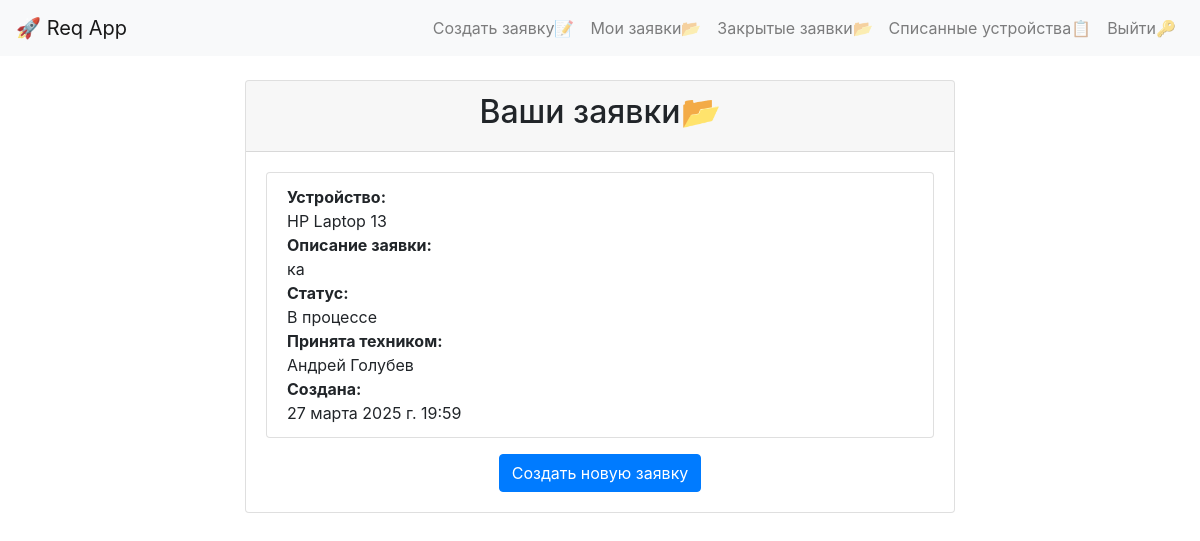
Page /requests/ (signed in) on the committed database.
### reqapp/models.py (models this page shows, shortened)
class Request(models.Model):
    STATUS_CHOICES = (
        ('open', 'Открыта'),
        ('in_progress', 'В процессе'),
        ('closed', 'Закрыта'),
    )
    user = models.ForeignKey(User, on_delete=models.CASCADE)
    device = models.ForeignKey(Device, on_delete=models.SET_NULL, blank=True, null=True)
    description = models.TextField()
    status = models.CharField(max_length=20, choices=STATUS_CHOICES, default='open')
    created_at = models.DateTimeField(auto_now_add=True)
    technician = models.ForeignKey(User, on_delete=models.SET_NULL, null=True, blank=True, related_name='technician_requests')  # Поле для техники

class Device(models.Model):
    name = models.CharField(max_length=100)
    description = models.TextField(blank=True, null=True)
    category = models.ForeignKey(Category, on_delete=models.SET_NULL, blank=True, null=True, related_name='devices')
    code = models.CharField(max_length=100, blank=True, null=True, unique=True)
    audience = models.ForeignKey(Audience, on_delete=models.SET_NULL, blank=True, null=True, related_name='devices')
    equipment_number = models.CharField(max_length=50, unique=True, blank=True, null=True)
    purchase_date = models.DateField(blank=True, null=True)
    initial_cost = models.DecimalField(max_digits=12, decimal_places=2, blank=True, null=True)
    location = models.CharField(max_length=100, blank=True, null=True)
    residual_value = models.DecimalField(max_digits=12, decimal_places=2, blank=True, null=True)
    is_deleted = models.BooleanField(default=False)  # Флаг для удаления
    updated_at = models.DateTimeField(auto_now=True)

### reqapp/views.py (the view)
# urls.py: path('requests/', request_list, name='request_list'),
def request_list(request):
    if not request.user.is_authenticated:
        return redirect('login')
    technician = request.user.groups.filter(name='Technician').exists()
    if technician:
        requests = Request.objects.exclude(status='closed')
    else:
        requests = Request.objects.filter(user=request.user).exclude(status='closed')
    return render(request, 'request_list.html', {'requests': requests, 'technician': technician})

### reqapp/templates/request_list.html (shortened to what this page needs)
{% extends 'base.html' %}
{% block content %}
<div class="container">
    <div class="row justify-content-center">
        <div class="col-md-8">
            <div class="card">
                <div class="card-header text-center">
                    <h2>Ваши заявки📂</h2>
                </div>
                <div class="card-body">
                    <ul class="list-group">
                        {% for request in requests %}
                            <li class="list-group-item">
                                <div class="d-flex flex-column">
                                    <strong>Устройство:</strong>
                                    {% if request.device %}
                                        {{ request.device.name }}
                                    {% else %}
                                        Нет Устройства
                                    {% endif %}
                                    <strong>Описание заявки:</strong>
                                    {{ request.description }}
                                    <strong>Статус:</strong>
                                    {{ request.get_status_display }}
                                    {% if request.technician %}
                                        <strong>Принята техником:</strong>
                                        {{ request.technician.first_name }} {{ request.technician.last_name }}
                                    {% endif %}
                                    <strong>Создана:</strong>
                                    {{ request.created_at }}
                                </div>
                            </li>
                        {% empty %}
                            <li class="list-group-item text-center">Заявок нету.</li>
                        {% endfor %}
                    </ul>
                    {% if not user.groups.all.0.name == 'Technician' %}
                        <div class="mt-3 text-center">
                            <a href="{% url 'create_request' %}" class="btn btn-primary">Создать новую заявку</a>
                        </div>
                    {% endif %}
                </div>
            </div>
        </div>
    </div>
</div>
{% endblock %}

### rows in the picture
Request: device.name "HP Laptop 13", description "ка", status "В процессе", technician.first_name "Андрей", technician.last_name "Голубев", created_at "27 марта 2025 г. 19:59"
